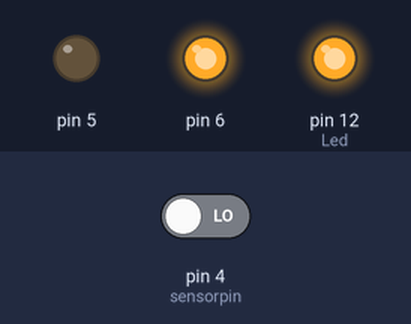
Bench run of a sketch on a simulated Arduino Uno, built with avr-gcc and run on an emulated ATmega328P. Shown: output pins drawn as LEDs (lit = HIGH). The inputs (shaded band) are chosen by the test bench; at power-on: pin 4 (sensorpin) LOW.

Above: at 1.2 s.
1.3 s: pin 4 (sensorpin) driven HIGH
At 2.5 s:
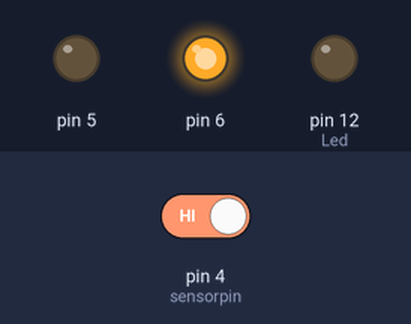
2.8 s: pin 4 (sensorpin) driven LOW
At 3.7 s:
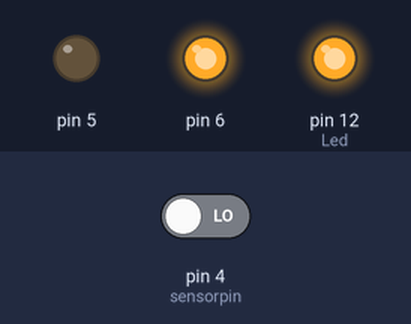
Timing chart, 0 to 5.8 s (numbered marks = the images above; inputs shaded):
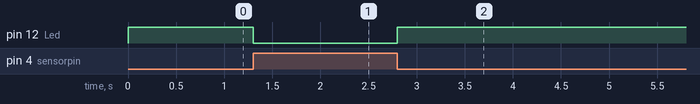

The sketch:

IR.ino
```cpp
int Led = 12; // LED 연결단자 설정
int sensorpin = 4; // 센서값을 읽을 단자 설정 OUT
int val; // 센서값

void setup () {
  pinMode (Led, OUTPUT); // LED 단자를 아웃풋으로 설정
  pinMode (sensorpin, INPUT); // 센서값을 인풋으로 설정
  pinMode(5, OUTPUT);
  pinMode(6, OUTPUT);

  digitalWrite(5, LOW);
  digitalWrite(6, HIGH);
}

void loop () {
  val = digitalRead (sensorpin); // 센서값을 읽어옴
  if (val == HIGH) { // 장애물 감지 안됨
    digitalWrite (Led, LOW); //LED 끔
  } else {
    digitalWrite (Led, HIGH);
  }
}
```

Measured:
- after the input at 1.3 s, pin 12 (Led): HIGH → LOW at once
- after the input at 2.8 s, pin 12 (Led): LOW → HIGH at once
